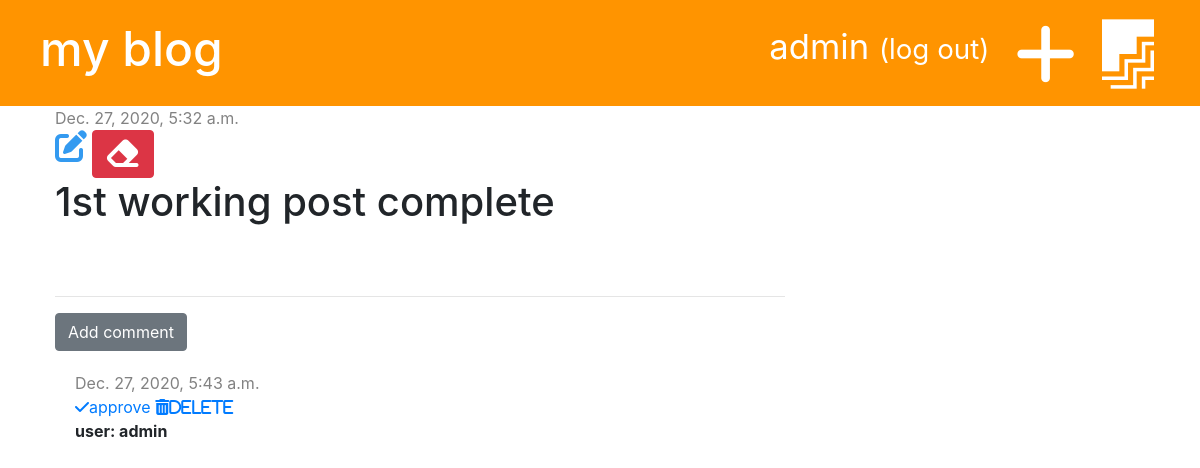
Page /post/34/ (signed in) on the earlier database version.
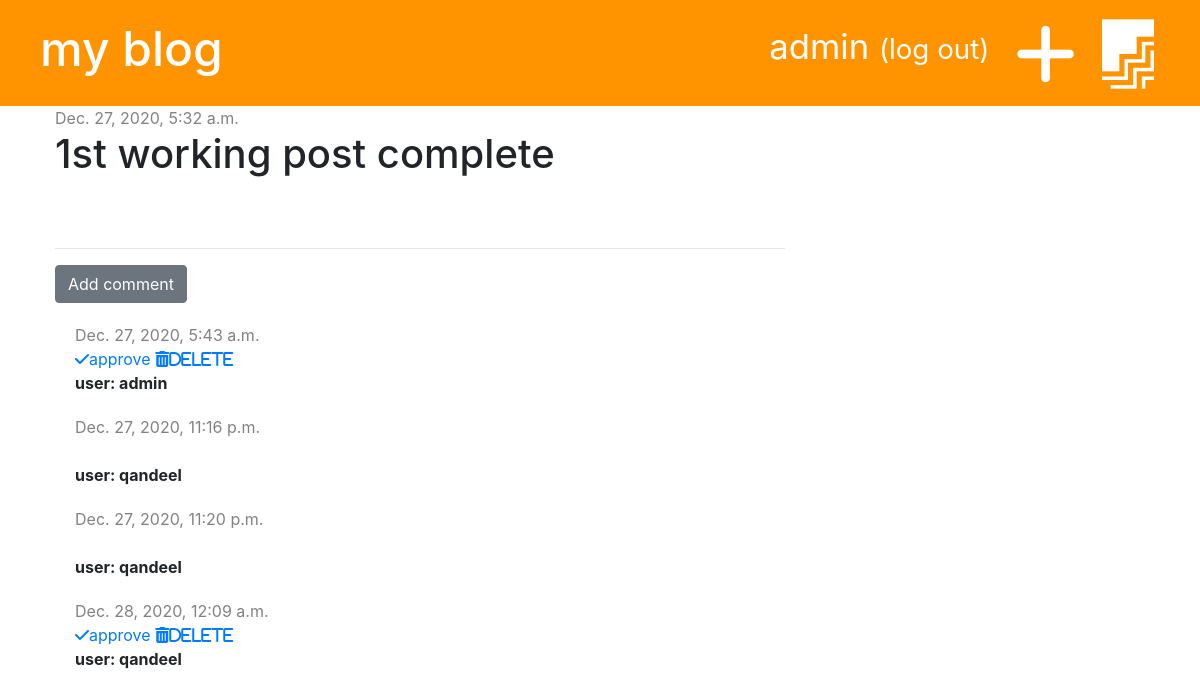
Same page on the later database version.
### blog/models.py (models this page shows, shortened)
class Comment(models.Model):
    post = models.ForeignKey('blog.Post', on_delete=models.CASCADE, related_name='comments') #that related name is used when we want to access our all comments of a specific post.
    author = models.CharField(max_length=200)
    text = models.TextField()
    created_date = models.DateTimeField(default=timezone.now)
    approved = models.BooleanField(default=False)

### blog/views.py (the view)
# urls.py: path('post/<int:post_id>/', views.post_detail, name='post_detail'),
def post_detail(request, post_id):
    post = get_object_or_404(Post, pk=post_id)
    stuff_for_frontend = {'post': post}
    return render(request, 'blog/post_detail.html', stuff_for_frontend)

### blog/templatetags/markdownify.py (called while the page is built)
@register.filter
def markdown(value):
    renderer = HighlightRenderer()
    markdown = mistune.Markdown(renderer=renderer)
    return markdown(value)

### blog/templates/blog/post_detail.html (shortened to what this page needs)
{% extends "base.html" %}
{% load markdownify %}
{% block content %}
    <div class="post">
        {% if post.published_date %}
            <div class="date">
                {{ post.published_date }}
            </div>
        {% else %}
            <a href="{% url 'blog:post_publish' post.id %}" class="btn btn-primary">Publish</a>
        {% endif %}
        {% if user.is_authenticated and request.user == post.author %}
            <a href="{% url 'blog:post_edit' post.id %}"><i class="fas fa-edit fa-2x" style="color: #339af0"></i></a>
            <a href="{% url 'blog:post_delete' post.id %}" class="btn btn-danger" onclick="return confirm('Are you sure you want to delete this post?')"><i class="fas fa-eraser fa-2x"></i>
            </a>
        {% endif %}
        <h1>{{ post.title }}</h1>
    </div>
    <hr>
    <a href="{% url 'blog:add_comment_to_post' post.id %}" class="btn btn-secondary">Add comment</a>
    {% for comment in post.comments.all %}
        {% if user.is_authenticated or comment.approved %}
            <div class="comment">
                <div class="date">
                    {{ comment.created_date }}
                </div>
                {% if not comment.approved and user.is_superuser %}
                    <a href="{% url 'blog:comment_approve' comment.id %}"><i class="fas fa-check"></i>approve</a>
                    <a href="{% url 'blog:comment_remove' comment.id %}"><i class="fas fa-trash-alt">delete</i></a>
                {% elif comment.author == request.user.username and user.is_authenticated %}
                    <a href="{% url 'blog:comment_remove' comment.id %}"><i class="fas fa-trash-alt">delete</i></a>
                    <a href="{% url 'blog:comment_approve' comment.id %}"><i class="fas fa-check"></i>approve</a>
                {% endif %}
                <br>
                <strong>user: {{ comment.author }}</strong>
            </div>
        {% endif %}
    {% empty %}
        <p>No comments yet...</p>
    {% endfor %}
{% endblock %}

Differences in the rows shown:
changed Post "1st working post complete": author_id 1 → 3 (drawn)
added Comment: created_date "Dec. 27, 2020, 11:16 p.m.", author "qandeel"
added Comment: created_date "Dec. 27, 2020, 11:20 p.m.", author "qandeel"
added Comment: created_date "Dec. 28, 2020, 12:09 a.m.", approved False (drawn), author "qandeel"
